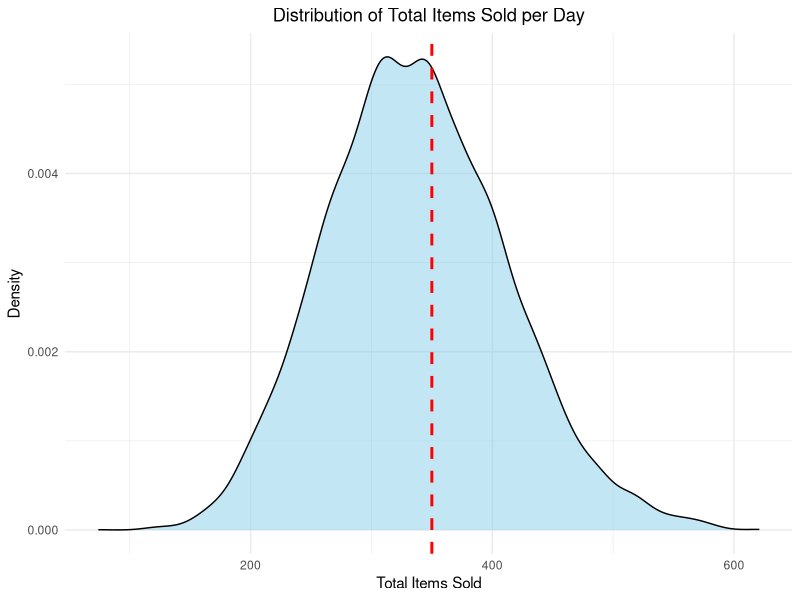

This chart was generated by the following R code:
## ---- chunk 1
# Given probabilities
P_person_guilty <- 0.75
P_person_not_guilty <- 1 - P_person_guilty

# Define conditional probabilities
P_convict_given_person_guilty <- 0.8  
P_convict_given_person_not_guilty <- 0.1 

P_acquit_given_person_guilty <- 0.2  
P_acquit_given_person_not_guilty <- 0.9 

# Assuming at least 9 votes are needed to convict, and at least 3 votes are needed to acquit
# Define binomial probabilities
binomial_convict <- dbinom(9:12, size = 12, prob = P_convict_given_person_guilty)
binomial_acquit <- dbinom(0:3, size = 12, prob = P_acquit_given_person_not_guilty)
## ---- chunk 2
# Calculate the probability of a correct decision using the law of total probability
P_correct_decision <- sum(binomial_convict) * P_person_guilty + sum(binomial_acquit) * P_person_not_guilty
## ---- chunk 3
# Print the results
cat(sprintf("Probability of convicting given person is guilty: %.4f\n", P_convict_given_person_guilty))
## ---- chunk 4
cat(sprintf("Probability of convicting given person is not guilty: %.4f\n", P_convict_given_person_not_guilty))
## ---- chunk 5
cat(sprintf("Probability of acquitting given person is guilty: %.4f\n", P_acquit_given_person_guilty))
## ---- chunk 6
cat(sprintf("Probability of acquitting given person is not guilty: %.4f\n", P_acquit_given_person_not_guilty))
## ---- chunk 7
cat(sprintf("Probability of a correct decision is \n P(Court decides to convict | Person not guilty) and
P(Court decides to convict | Person guilty) \n: %.4f\n", P_correct_decision))
## ---- chunk 8
# Given probabilities
P_person_guilty <- 0.75
P_person_not_guilty <- 1 - P_person_guilty

# Define conditional probabilities
P_convict_given_person_guilty <- 0.8  
P_convict_given_person_not_guilty <- 0.1 

P_acquit_given_person_guilty <- 0.2  
P_acquit_given_person_not_guilty <- 0.9 

# Assuming at least 9 votes are needed to convict, and at least 3 votes are needed to acquit
# Define binomial probabilities
votes_convict <- 9:12
votes_acquit <- 0:3

# Number of scenarios
num_scenarios <- length(votes_convict)

# Initialize an array to store results
results <- numeric(num_scenarios)

# For loop to calculate the probability of a correct decision for each scenario
for (i in 1:num_scenarios) {
  binomial_convict <- dbinom(votes_convict[i], size = 12, prob = P_convict_given_person_guilty)
  binomial_acquit <- dbinom(votes_acquit[i], size = 12, prob = P_acquit_given_person_not_guilty)
  
  # Calculate the probability of a correct decision using the law of total probability
  P_correct_decision <- binomial_convict * P_person_guilty + binomial_acquit * P_person_not_guilty
  
  # Store the result in the array
  results[i] <- P_correct_decision
}

# Print the results
for (i in 1:num_scenarios) {
  cat(sprintf("Probability of a correct decision for scenario %d: %.4f\n", i, results[i]))
}

# Calculate the overall probability by averaging the results
overall_probability <- mean(results)
cat(sprintf("\nOverall probability of a correct decision: %.4f\n", overall_probability))

## ---- chunk 9
# Define parameters
avg_customers_per_day <- 30
age_group_probs <- c(0.20, 0.35, 0.45)
avg_items_per_age_group <- c(10, 20, 5)

# Number of simulations
n_simulations <- 10000

# Store results
total_items_sold <- numeric(n_simulations)

# Run simulations
for (i in 1:n_simulations) {
  # Number of customers for the day
  n_customers <- rpois(1, avg_customers_per_day)
  
  # Age group of each customer
  age_groups <- sample(0:2, n_customers, replace = TRUE, prob = age_group_probs)
  
  # Number of items bought by each customer
  items_bought <- rpois(n_customers, avg_items_per_age_group[age_groups + 1])
  
  # Total items sold for the day
  total_items_sold[i] <- sum(items_bought)
}
## ---- chunk 10
# Calculate probability
prob_over_350 <- mean(total_items_sold > 350)

# Print probability
print(prob_over_350)
## ---- chunk 11
# Plot histogram
library(ggplot2)

# Create a data frame
df <- data.frame(total_items_sold)

# Create histogram with ggplot2
# Create smoothed histogram with ggplot2
ggplot(df, aes(x = total_items_sold)) +
  geom_density(fill = "skyblue", alpha = 0.5) +
  geom_vline(aes(xintercept = 350), color = "red", linetype = "dashed", linewidth = 1) +
  labs(title = "Distribution of Total Items Sold per Day", x = "Total Items Sold", y = "Density") +
  theme_minimal() +
  theme(plot.title = element_text(hjust = 0.5))
